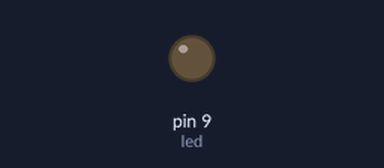
This sketch was run on a simulated Arduino Uno, built with avr-gcc and run on an emulated ATmega328P. On the bench: output pins drawn as LEDs (lit = HIGH).

Above: at 0.05 s.
At 2.35 s:
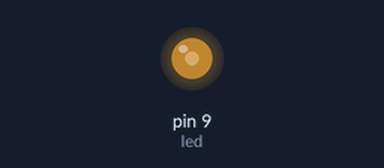
At 4.65 s:
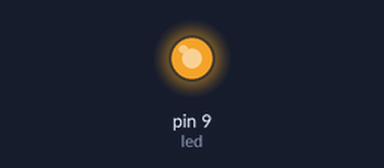
At 9.3 s:
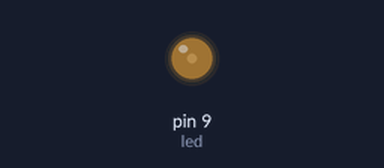
Timing chart, 0 to 13.3 s (numbered marks = the images above):
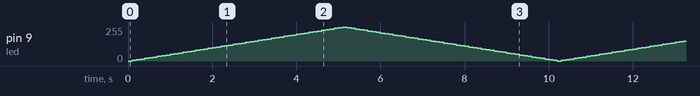

The sketch:

Fade.ino
```cpp
/*
 Fade

 이 예제는 디지털 9번 핀에 연결된 LED를 analogWrite 함수를 사용하여
 서서히 밝게하다 점차 어둡게 하는 것을 보여 줍니다.

 이 예제 코드는 공유 저작물입니다.
 */

int led = 9;           // LED가 연결된 핀
int brightness = 0;    // LED 밝기 값
int fadeAmount = 5;    // LED를 점차 밝게 혹은 어둡게 할 값

// 이 setup 루틴은 리셋 스위치를 누를 때, 한번만 실행됩니다:
void setup()  {
  // 9번 핀을 출력 핀으로 선언합니다:
  pinMode(led, OUTPUT);
}

// 이 loop 루틴은 영원히 반복 실행됩니다:
void loop()  {
  // 디지털 핀 9에 LED 밝기 값을 씁니다
  analogWrite(led, brightness);

  // 반복 실행될 때, 다음에 사용할 LED 밝기 값을 변경합니다
  brightness = brightness + fadeAmount;

  // 255나 0 값이 되면 밝게 하는 것을 어둡게, 어둡게 하였던 것을 밝게 하는
  // 방향으로 바꿉니다. fadeAmount 값을 + 값으로 하여 밝기 값을 증가시키거나
  // - 값으로 만들어 밝기 값을 감소시켜 밝기를 점차 변하게 만듭니다:
  if (brightness == 0 || brightness == 255) {
    fadeAmount = -fadeAmount ;
  }
  // 현상을 관찰할 수 있게 하기 위하여 100ms 동안 기다립니다
  delay(100);
}
```
